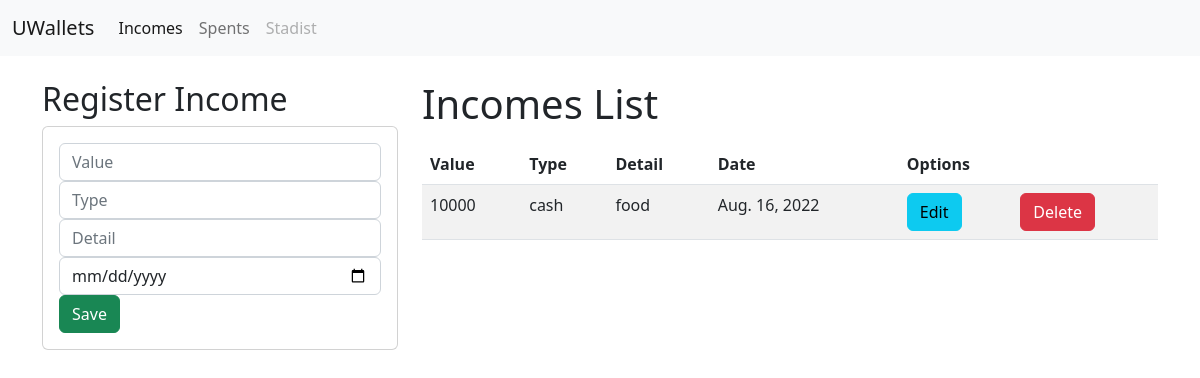
The app's page /income/, older data.
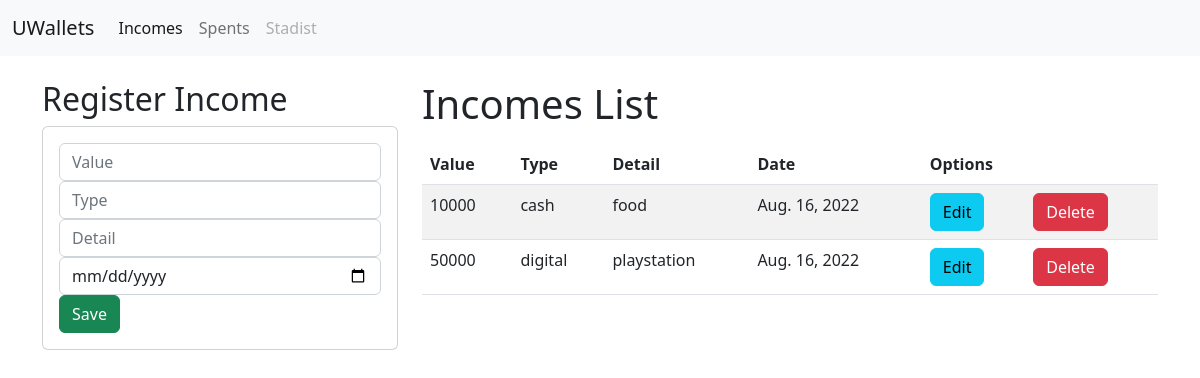
The same page, newer data.
### wallet/models.py (models this page shows, shortened)
class Income (models.Model):
    value_income = models.IntegerField(default=0)
    type_income = models.CharField(default= "", max_length=200)
    detail_income = models.CharField(max_length=200)
    date_income = models.DateField('Income date.')

### wallet/views.py (the view)
# urls.py: path('income/', views.income_view, name = 'register_income'),
def income_view(request):
    incomes = Income.objects.all()
    return render(request, 'income/register_income.html', {'incomeslist': incomes})

### wallet/templates/income/register_income.html
{% extends "./base.html" %} {% block title %} INCOMES {% endblock %} {% block body %}
<div class="row">
    <div class="co-sm-12 col-md-6 col-lg-4 col-xl-4">
        <h2>Register Income</h2>
        <div class="card">
            <div class="card-body">
                <form action="/registerincomes/" method="POST">{% csrf_token %}
                    <div class="form-group">
                        <input type="int" name="intvalue_income" class="form-control" placeholder="Value" min="1" required>
                    </div>
                    <div class="form-group">
                        <input type="text" name="txttype_income" class="form-control" placeholder="Type" minlength="6" required>
                    </div>
                    <div class="form-group">
                        <input type="text" name="txtdetail_income" class="form-control" placeholder="Detail" minlength="6" required>
                    </div>
                    <div class="form-group">
                        <input type="date" name="datedate_income" class="form-control" required>
                    </div>
                    <div class="form-group">
                        <button type="submit" class="btn btn-success btn-block" text-white>Save</button>
                    </div>
                </form>
            </div>
        </div>
    </div>
    <div class="co-sm-12 col-md-6 col-lg-8 col-xl-8">
        <h1>Incomes List</h1>
        <div class="table-responsive py-2">
            <table class="table table-striped">
                <thead>
                    <tr>
                        <th>Value</th>
                        <th>Type</th>
                        <th>Detail</th>
                        <th>Date</th>
                        <th colspan="2">Options</th>
                    </tr>
                </thead>
                <tbody>
                    {% for c in incomeslist %}
                    <tr>
                        <td>{{c.value_income}}</td>
                        <td>{{c.type_income}}</td>
                        <td>{{c.detail_income}}</td>
                        <td>{{c.date_income}}</td>
                        <td> <a href="editincome/{{c.id}}" class="btn btn-info">Edit</a></td>
                        <td> <a href="deleteincome/{{c.id}}" class="btn btn-danger">Delete</a></td>
                    </tr>
                    {% endfor %}
                </tbody>
            </table>
        </div>
    </div>
</div>
{% endblock %}

### wallet/templates/income/base.html (shortened to what this page needs)
<!DOCTYPE html>
<html lang="en">
<head>
    <link href="https://cdn.jsdelivr.net/npm/bootstrap@5.2.0/dist/css/bootstrap.min.css" rel="stylesheet">
</head>
<body>
    <nav class="navbar navbar-expand-lg bg-light">
        <div class="container-fluid">
            <a class="navbar-brand" href="#">UWallets</a>
            <div class="collapse navbar-collapse" id="navbarNav">
                <ul class="navbar-nav">
                    <li class="nav-item">
                        <a class="nav-link active" aria-current="page" href="#">Incomes</a>
                    </li>
                    <li class="nav-item">
                        <a class="nav-link" href="#">Spents</a>
                    </li>
                    <li class="nav-item">
                        <a class="nav-link disabled">Stadist</a>
                    </li>
                </ul>
            </div>
        </div>
    </nav>
    <div class="container py-4">
        {% block body %} {% endblock %}
    </div>
</body>
</html>

Row changes from the older to the newer data that the page shows:
added Income: value_income "50000", type_income "digital", detail_income "playstation", date_income "Aug. 16, 2022"
